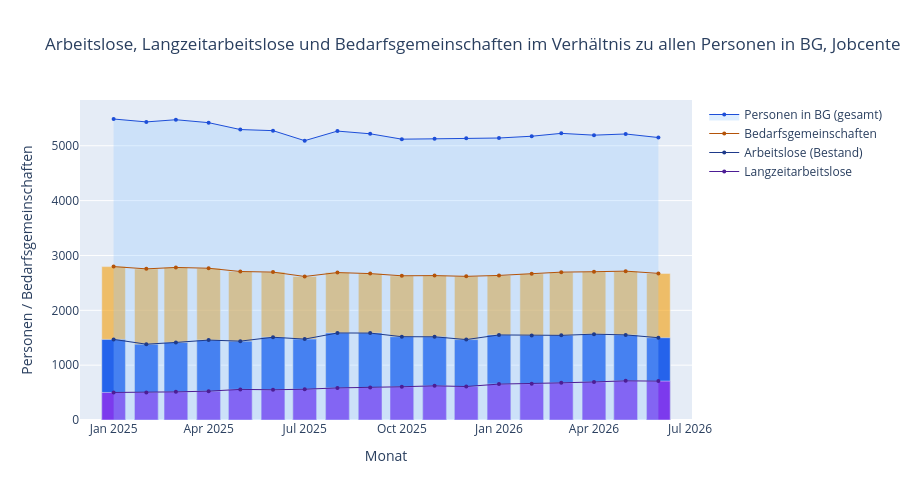

Notebook cell for this chart:
### Markdown cell above
## 1. Übersicht: Kennzahlen im Vergleich

**SGB II** (Zweites Buch Sozialgesetzbuch) regelt die *Grundsicherung für Arbeitsuchende*
(umgangssprachlich „Bürgergeld", vormals „Hartz IV") und wird von den **Jobcentern** verwaltet
— daher der Fokus dieser Analyse auf den „Rechtskreis SGB II". Abzugrenzen ist das vom
**SGB III** (Arbeitslosenversicherung), für das die Agentur für Arbeit zuständig ist und das
Menschen mit Anspruch auf Arbeitslosengeld I betrifft. Die Berichte weisen beide Rechtskreise
getrennt aus; alle Kennzahlen in dieser Analyse beziehen sich — sofern nicht anders angegeben
— ausschließlich auf SGB II.

Die vier wichtigsten Kernkennzahlen in einem Diagramm: **Bedarfsgemeinschaften**-,
**Arbeitslosen**- und **Langzeitarbeitslosen**-Balken überlappend vor der Fläche aller
**Personen in Bedarfsgemeinschaften** im Hintergrund — die Fläche ist immer die größte Menge,
die Balken werden von außen nach innen kleiner (BG → Arbeitslose → Langzeitarbeitslose).
Maus über einen Monat bewegen zeigt alle vier Werte gleichzeitig als Tooltip an (Plotly).

### Code cell
fig = go.Figure()

fig.add_trace(go.Scatter(
    x=pers.index, y=pers.values, name="Personen in BG (gesamt)",
    mode="lines+markers", fill="tozeroy",
    line=dict(color="#1d4ed8", width=1), fillcolor="rgba(147,197,253,0.3)", marker=dict(size=4),
))

fig.add_trace(go.Bar(x=bg.index, y=bg.values, marker_color="rgba(245,158,11,0.6)", hoverinfo="skip", showlegend=False))
fig.add_trace(go.Scatter(
    x=bg.index, y=bg.values, name="Bedarfsgemeinschaften",
    mode="lines+markers", line=dict(color="#b45309", width=1), marker=dict(size=4),
))

fig.add_trace(go.Bar(x=bestand.index, y=bestand.values, marker_color="#2563eb", hoverinfo="skip", showlegend=False))
fig.add_trace(go.Scatter(
    x=bestand.index, y=bestand.values, name="Arbeitslose (Bestand)",
    mode="lines+markers", line=dict(color="#1e3a8a", width=1), marker=dict(size=4),
))

fig.add_trace(go.Bar(x=lza.index, y=lza.values, marker_color="#7c3aed", hoverinfo="skip", showlegend=False))
fig.add_trace(go.Scatter(
    x=lza.index, y=lza.values, name="Langzeitarbeitslose",
    mode="lines+markers", line=dict(color="#4c1d95", width=1), marker=dict(size=4),
))

fig.update_layout(
    title="Arbeitslose, Langzeitarbeitslose und Bedarfsgemeinschaften im Verhältnis zu allen Personen in BG, Jobcenter Regensburg",
    yaxis_title="Personen / Bedarfsgemeinschaften",
    xaxis_title="Monat",
    barmode="overlay",
    hovermode="x unified",
    height=500,
)
fig

### Figure 1 — Plotly figure (JSON) as saved in the notebook; plotly's stock layout.template omitted (floating-point values rounded to 4 significant figures)
{"data": [{"fill": "tozeroy", "fillcolor": "rgba(147,197,253,0.3)", "line": {"color": "#1d4ed8", "width": 1}, "marker": {"size": 4}, "mode": "lines+markers", "name": "Personen in BG (gesamt)", "type": "scatter", "x": ["2025-01-01T00:00:00", "2025-02-01T00:00:00", "2025-03-01T00:00:00", "2025-04-01T00:00:00", "2025-05-01T00:00:00", "2025-06-01T00:00:00", "2025-07-01T00:00:00", "2025-08-01T00:00:00", "2025-09-01T00:00:00", "2025-10-01T00:00:00", "2025-11-01T00:00:00", "2025-12-01T00:00:00", "2026-01-01T00:00:00", "2026-02-01T00:00:00", "2026-03-01T00:00:00", "2026-04-01T00:00:00", "2026-05-01T00:00:00", "2026-06-01T00:00:00"], "y": [5488.0, 5435.0, 5475.0, 5421.0, 5296.0, 5276.0, 5093.0, 5268.0, 5218.0, 5120.0, 5127.0, 5137.0, 5142.0, 5174.0, 5226.0, 5193.0, 5215.0, 5150.0]}, {"hoverinfo": "skip", "marker": {"color": "rgba(245,158,11,0.6)"}, "showlegend": false, "type": "bar", "x": ["2025-01-01T00:00:00", "2025-02-01T00:00:00", "2025-03-01T00:00:00", "2025-04-01T00:00:00", "2025-05-01T00:00:00", "2025-06-01T00:00:00", "2025-07-01T00:00:00", "2025-08-01T00:00:00", "2025-09-01T00:00:00", "2025-10-01T00:00:00", "2025-11-01T00:00:00", "2025-12-01T00:00:00", "2026-01-01T00:00:00", "2026-02-01T00:00:00", "2026-03-01T00:00:00", "2026-04-01T00:00:00", "2026-05-01T00:00:00", "2026-06-01T00:00:00"], "y": [2797.0, 2756.0, 2781.0, 2767.0, 2708.0, 2697.0, 2617.0, 2688.0, 2669.0, 2629.0, 2633.0, 2619.0, 2636.0, 2667.0, 2696.0, 2703.0, 2714.0, 2673.0]}, {"line": {"color": "#b45309", "width": 1}, "marker": {"size": 4}, "mode": "lines+markers", "name": "Bedarfsgemeinschaften", "type": "scatter", "x": ["2025-01-01T00:00:00", "2025-02-01T00:00:00", "2025-03-01T00:00:00", "2025-04-01T00:00:00", "2025-05-01T00:00:00", "2025-06-01T00:00:00", "2025-07-01T00:00:00", "2025-08-01T00:00:00", "2025-09-01T00:00:00", "2025-10-01T00:00:00", "2025-11-01T00:00:00", "2025-12-01T00:00:00", "2026-01-01T00:00:00", "2026-02-01T00:00:00", "2026-03-01T00:00:00", "2026-04-01T00:00:00", "2026-05-01T00:00:00", "2026-06-01T00:00:00"], "y": [2797.0, 2756.0, 2781.0, 2767.0, 2708.0, 2697.0, 2617.0, 2688.0, 2669.0, 2629.0, 2633.0, 2619.0, 2636.0, 2667.0, 2696.0, 2703.0, 2714.0, 2673.0]}, {"hoverinfo": "skip", "marker": {"color": "#2563eb"}, "showlegend": false, "type": "bar", "x": ["2025-01-01T00:00:00", "2025-02-01T00:00:00", "2025-03-01T00:00:00", "2025-04-01T00:00:00", "2025-05-01T00:00:00", "2025-06-01T00:00:00", "2025-07-01T00:00:00", "2025-08-01T00:00:00", "2025-09-01T00:00:00", "2025-10-01T00:00:00", "2025-11-01T00:00:00", "2025-12-01T00:00:00", "2026-01-01T00:00:00", "2026-02-01T00:00:00", "2026-03-01T00:00:00", "2026-04-01T00:00:00", "2026-05-01T00:00:00", "2026-06-01T00:00:00"], "y": [1470.0, 1382.0, 1414.0, 1457.0, 1438.0, 1509.0, 1475.0, 1587.0, 1585.0, 1519.0, 1517.0, 1466.0, 1551.0, 1542.0, 1543.0, 1565.0, 1552.0, 1500.0]}, {"line": {"color": "#1e3a8a", "width": 1}, "marker": {"size": 4}, "mode": "lines+markers", "name": "Arbeitslose (Bestand)", "type": "scatter", "x": ["2025-01-01T00:00:00", "2025-02-01T00:00:00", "2025-03-01T00:00:00", "2025-04-01T00:00:00", "2025-05-01T00:00:00", "2025-06-01T00:00:00", "2025-07-01T00:00:00", "2025-08-01T00:00:00", "2025-09-01T00:00:00", "2025-10-01T00:00:00", "2025-11-01T00:00:00", "2025-12-01T00:00:00", "2026-01-01T00:00:00", "2026-02-01T00:00:00", "2026-03-01T00:00:00", "2026-04-01T00:00:00", "2026-05-01T00:00:00", "2026-06-01T00:00:00"], "y": [1470.0, 1382.0, 1414.0, 1457.0, 1438.0, 1509.0, 1475.0, 1587.0, 1585.0, 1519.0, 1517.0, 1466.0, 1551.0, 1542.0, 1543.0, 1565.0, 1552.0, 1500.0]}, {"hoverinfo": "skip", "marker": {"color": "#7c3aed"}, "showlegend": false, "type": "bar", "x": ["2025-01-01T00:00:00", "2025-02-01T00:00:00", "2025-03-01T00:00:00", "2025-04-01T00:00:00", "2025-05-01T00:00:00", "2025-06-01T00:00:00", "2025-07-01T00:00:00", "2025-08-01T00:00:00", "2025-09-01T00:00:00", "2025-10-01T00:00:00", "2025-11-01T00:00:00", "2025-12-01T00:00:00", "2026-01-01T00:00:00", "2026-02-01T00:00:00", "2026-03-01T00:00:00", "2026-04-01T00:00:00", "2026-05-01T00:00:00", "2026-06-01T00:00:00"], "y": [502.0, 502.0, 513.0, 526.0, 558.0, 551.0, 561.0, 585.0, 592.0, 606.0, 623.0, 610.0, 655.0, 662.0, 677.0, 694.0, 714.0, 709.0]}, {"line": {"color": "#4c1d95", "width": 1}, "marker": {"size": 4}, "mode": "lines+markers", "name": "Langzeitarbeitslose", "type": "scatter", "x": ["2025-01-01T00:00:00", "2025-02-01T00:00:00", "2025-03-01T00:00:00", "2025-04-01T00:00:00", "2025-05-01T00:00:00", "2025-06-01T00:00:00", "2025-07-01T00:00:00", "2025-08-01T00:00:00", "2025-09-01T00:00:00", "2025-10-01T00:00:00", "2025-11-01T00:00:00", "2025-12-01T00:00:00", "2026-01-01T00:00:00", "2026-02-01T00:00:00", "2026-03-01T00:00:00", "2026-04-01T00:00:00", "2026-05-01T00:00:00", "2026-06-01T00:00:00"], "y": [502.0, 502.0, 513.0, 526.0, 558.0, 551.0, 561.0, 585.0, 592.0, 606.0, 623.0, 610.0, 655.0, 662.0, 677.0, 694.0, 714.0, 709.0]}], "layout": {"barmode": "overlay", "height": 500, "hovermode": "x unified", "title": {"text": "Arbeitslose, Langzeitarbeitslose und Bedarfsgemeinschaften im Verhältnis zu allen Personen in BG, Jobcenter Regensburg"}, "xaxis": {"title": {"text": "Monat"}}, "yaxis": {"title": {"text": "Personen / Bedarfsgemeinschaften"}}}}
